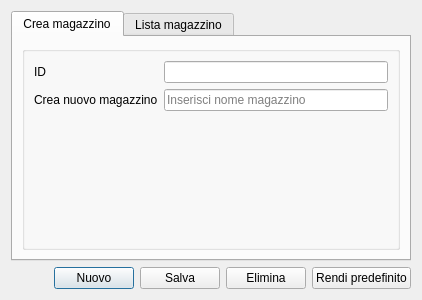
<?xml version="1.0" encoding="UTF-8"?>
<ui version="4.0">
 <class>Magazzino</class>
 <widget class="QDialog" name="Magazzino">
  <property name="geometry">
   <rect>
    <x>0</x>
    <y>0</y>
    <width>422</width>
    <height>300</height>
   </rect>
  </property>
  <layout class="QGridLayout" name="gridLayout">
   <item row="0" column="0" colspan="5">
    <widget class="QTabWidget" name="tabWidget">
     <property name="currentIndex">
      <number>0</number>
     </property>
     <widget class="QWidget" name="tab">
      <attribute name="title">
       <string>Crea magazzino</string>
      </attribute>
      <layout class="QGridLayout" name="gridLayout_2">
       <item row="0" column="0">
        <widget class="QGroupBox" name="groupBox">
         <property name="title">
          <string/>
         </property>
         <layout class="QGridLayout" name="gridLayout_4">
          <item row="1" column="1">
           <widget class="QLineEdit" name="lineMagazzino">
            <property name="placeholderText">
             <string>Inserisci nome magazzino</string>
            </property>
           </widget>
          </item>
          <item row="1" column="0">
           <widget class="QLabel" name="label">
            <property name="text">
             <string>Crea nuovo magazzino</string>
            </property>
           </widget>
          </item>
          <item row="2" column="0">
           <spacer name="verticalSpacer">
            <property name="orientation">
             <enum>Qt::Vertical</enum>
            </property>
            <property name="sizeHint" stdset="0">
             <size>
              <width>20</width>
              <height>109</height>
             </size>
            </property>
           </spacer>
          </item>
          <item row="0" column="0">
           <widget class="QLabel" name="label_2">
            <property name="text">
             <string>ID</string>
            </property>
           </widget>
          </item>
          <item row="0" column="1">
           <widget class="QLineEdit" name="id">
            <property name="readOnly">
             <bool>true</bool>
            </property>
           </widget>
          </item>
         </layout>
        </widget>
       </item>
      </layout>
     </widget>
     <widget class="QWidget" name="tab_2">
      <attribute name="title">
       <string>Lista magazzino</string>
      </attribute>
      <layout class="QGridLayout" name="gridLayout_3">
       <item row="0" column="0">
        <widget class="QTableView" name="tableView"/>
       </item>
      </layout>
     </widget>
    </widget>
   </item>
   <item row="1" column="1">
    <widget class="QPushButton" name="nuovo">
     <property name="text">
      <string>Nuovo</string>
     </property>
     <property name="icon">
      <iconset resource="../fabaria.qrc">
       <normaloff>:/images/dialog-ok-apply.png</normaloff>:/images/dialog-ok-apply.png</iconset>
     </property>
    </widget>
   </item>
   <item row="1" column="2">
    <widget class="QPushButton" name="save_magazzino">
     <property name="text">
      <string>Salva</string>
     </property>
     <property name="icon">
      <iconset resource="../fabaria.qrc">
       <normaloff>:/images/document-save.png</normaloff>:/images/document-save.png</iconset>
     </property>
    </widget>
   </item>
   <item row="1" column="4">
    <widget class="QPushButton" name="predefinito">
     <property name="text">
      <string>Rendi predefinito</string>
     </property>
     <property name="icon">
      <iconset resource="../fabaria.qrc">
       <normaloff>:/images/predefinito.png</normaloff>:/images/predefinito.png</iconset>
     </property>
    </widget>
   </item>
   <item row="1" column="0">
    <spacer name="horizontalSpacer">
     <property name="orientation">
      <enum>Qt::Horizontal</enum>
     </property>
     <property name="sizeHint" stdset="0">
      <size>
       <width>40</width>
       <height>20</height>
      </size>
     </property>
    </spacer>
   </item>
   <item row="1" column="3">
    <widget class="QPushButton" name="elimina">
     <property name="text">
      <string>Elimina</string>
     </property>
     <property name="icon">
      <iconset resource="../fabaria.qrc">
       <normaloff>:/images/edit-delete.png</normaloff>:/images/edit-delete.png</iconset>
     </property>
    </widget>
   </item>
  </layout>
 </widget>
 <tabstops>
  <tabstop>id</tabstop>
  <tabstop>lineMagazzino</tabstop>
  <tabstop>nuovo</tabstop>
  <tabstop>save_magazzino</tabstop>
  <tabstop>elimina</tabstop>
  <tabstop>predefinito</tabstop>
  <tabstop>tabWidget</tabstop>
  <tabstop>tableView</tabstop>
 </tabstops>
 <resources>
  <include location="../fabaria.qrc"/>
 </resources>
 <connections/>
</ui>
